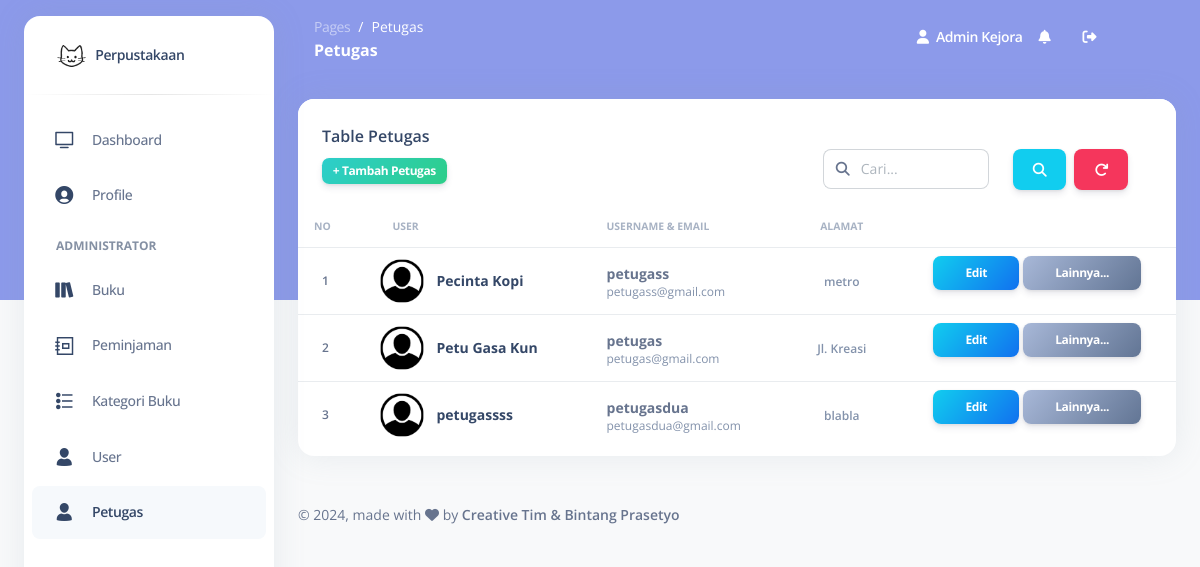
Page /index.php?page=petugas (signed in) on the committed database.
### tables this page shows
CREATE TABLE `user` (
  `id_user` int(11) NOT NULL,
  `username` varchar(255) NOT NULL,
  `password` varchar(255) NOT NULL,
  `email` varchar(255) NOT NULL,
  `nama_lengkap` varchar(255) NOT NULL,
  `alamat` text NOT NULL,
  `role` enum('admin','petugas','tamu') NOT NULL
);

### actions/function.php (called while the page is built, shortened)
<?php
$connect = mysqli_connect("localhost","root","","perpustakaan");
function query($sql) {
    global $connect;
    return mysqli_query($connect, $sql);
}
function fetch($query) {
    return mysqli_fetch_array($query);
}
?>

### pages/petugas.php (the view, shortened to what this page needs)
<?php
require './actions/c-petugas.php';
?>
<div class="row">
  <div class="col-12">
    <div class="card mb-4">
      <div class="card-header pb-0">
        <h6>Table Petugas
          <form method="post">
            <a class="btn btn-danger me-4" title="Reset filter pada table" href="" style="float: right;">
              <i class="fa fa-repeat" aria-hidden="true"></i>
            </a>
            <button type="submit" title="Cari data apapun pada table" class="btn btn-info me-2" style="float: right;">
              <i class="fas fa-search" aria-hidden="true"></i>
            </button>
            <div class="input-group w-20 me-4 mh-50 form-inline" title="Cari data apapun pada table" style="float: right;">
              <span class="input-group-text text-body"><i class="fas fa-search" aria-hidden="true"></i></span>
              <input type="text" class="form-control" name="caridata" pattern="[A-Za-z0-9& .]*" oninvalid="alert('Tolong isi Tab Pencarian dengan Benar')" placeholder="Cari..." required>
            </div>
          </form>
        </h6>
        <span class="badge btn btn-sm bg-gradient-success ms-0" data-bs-toggle="modal" data-bs-target="#tambah">+ Tambah Petugas</span>
      </div>
      <div class="card-body px-0 pt-0 pb-2">
        <div class="table-responsive p-0">
          <table class="table align-items-center mb-0 table-hover">
            <thead>
              <tr>
                <th class="text-uppercase text-secondary text-xxs font-weight-bolder opacity-7 ps-3">No</th>
                <th class="text-uppercase text-secondary text-xxs font-weight-bolder opacity-7">User</th>
                <th class="text-uppercase text-secondary text-xxs font-weight-bolder opacity-7 ps-2">Username & Email</th>
                <th class="text-center text-uppercase text-secondary text-xxs font-weight-bolder opacity-7">Alamat</th>
                <th class="text-secondary opacity-7"></th>
              </tr>
            </thead>
            <tbody>
              <?php
              $no = 1;
              if (isset($_POST['caridata'])) {
                $cari = $_POST['caridata'];
                $query = query("SELECT * FROM user WHERE username LIKE '%$cari%' OR email LIKE '%$cari%' OR nama_lengkap LIKE '%$cari%' OR alamat LIKE '%$cari%' AND role='petugas' ORDER BY nama_lengkap ");
              }else {
                $query = query("SELECT * FROM user WHERE role='petugas' ORDER BY nama_lengkap ");
              }
              while ($data = fetch($query)) {
              ?>
                <tr>
                  <td>
                    <p class="text-xs font-weight-bold mb-0 ps-3"><?= $no++ ?></p>
                  </td>
                  <td>
                    <div class="d-flex px-2 py-1">
                      <div>
                        <img src="./assets/img/pngegg.png" style="scale: 120%;" class="avatar avatar-sm me-3" alt="user1">
                      </div>
                      <div class="d-flex flex-column justify-content-center">
                        <h6 class="mb-0 text-sm fw-bolder text-dark"><?= $data['nama_lengkap'] ?></h6>
                      </div>
                    </div>
                  </td>
                  <td>
                    <p class="text-sm font-weight-bolder mb-0"><?= $data['username'] ?></p>
                    <p class="text-xs text-secondary mb-0"><?= $data['email'] ?></p>
                  </td>
                  <?php
                  $maxLength = 50;
                  $alamat = $data['alamat'];
                  if (strlen($alamat) > $maxLength) {
                     $truncatedAlamat = substr($alamat, 0, $maxLength) . '<span class="text-primary fw-bolder cursor-pointer" data-bs-toggle="modal" data-bs-target="#alamat'.$data['id_user'].'"> ..Baca Selanjutnya</span>';
                  } else {
                    $truncatedAlamat = $alamat;
                  }
                  ?>
                  <td class="align-middle text-center">
                    <span class="text-secondary text-break text-xs font-weight-bold"><?= $truncatedAlamat ?></span>
                  </td>
                  <td class="text-center">
                    <span class="btn btn-sm bg-gradient-info" data-bs-toggle="modal" data-bs-target="#edit<?= $data['id_user'] ?>" data-toggle="tooltip" data-original-title="Edit user">
                      Edit
                    </span>
                    <span class="btn btn-sm bg-gradient-secondary" data-bs-toggle="modal" data-bs-target="#lain<?= $data['id_user'] ?>" data-toggle="tooltip" data-original-title="Edit user">
                      Lainnya...
                    </span>
                  </td>
                </tr>
              <?php
              }
              ?>
            </tbody>
          </table>
        </div>
      </div>
    </div>
  </div>
</div>

### rows in the picture
user: nama_lengkap "Pecinta Kopi", username "petugass", email "petugass@gmail.com", alamat "metro"
user: nama_lengkap "Petu Gasa Kun", username "petugas", email "petugas@gmail.com", alamat "Jl. Kreasi"
user: nama_lengkap "petugassss", username "petugasdua", email "petugasdua@gmail.com", alamat "blabla"

### other values in the picture
$title "Petugas"
myData('nama_lengkap') "Admin Kejora"
